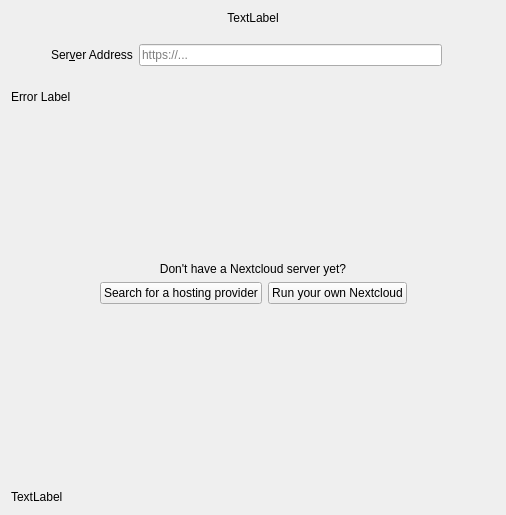
<?xml version="1.0" encoding="UTF-8"?>
<ui version="4.0">
 <class>OwncloudSetupPage</class>
 <widget class="QWidget" name="OwncloudSetupPage">
  <property name="geometry">
   <rect>
    <x>0</x>
    <y>0</y>
    <width>506</width>
    <height>515</height>
   </rect>
  </property>
  <property name="sizePolicy">
   <sizepolicy hsizetype="Preferred" vsizetype="Maximum">
    <horstretch>0</horstretch>
    <verstretch>0</verstretch>
   </sizepolicy>
  </property>
  <property name="windowTitle">
   <string>Form</string>
  </property>
  <layout class="QGridLayout" name="gridLayout">
   <item row="3" column="0">
    <spacer name="verticalSpacer_4">
     <property name="orientation">
      <enum>Qt::Vertical</enum>
     </property>
     <property name="sizeHint" stdset="0">
      <size>
       <width>20</width>
       <height>60</height>
      </size>
     </property>
    </spacer>
   </item>
   <item row="1" column="0">
    <layout class="QHBoxLayout" name="horizontalLayout_2">
     <item>
      <spacer name="horizontalSpacer">
       <property name="orientation">
        <enum>Qt::Horizontal</enum>
       </property>
       <property name="sizeType">
        <enum>QSizePolicy::Minimum</enum>
       </property>
       <property name="sizeHint" stdset="0">
        <size>
         <width>40</width>
         <height>20</height>
        </size>
       </property>
      </spacer>
     </item>
     <item>
      <layout class="QVBoxLayout" name="verticalLayout">
       <item>
        <spacer name="verticalSpacer_2">
         <property name="orientation">
          <enum>Qt::Vertical</enum>
         </property>
         <property name="sizeType">
          <enum>QSizePolicy::Minimum</enum>
         </property>
         <property name="sizeHint" stdset="0">
          <size>
           <width>20</width>
           <height>13</height>
          </size>
         </property>
        </spacer>
       </item>
       <item>
        <layout class="QHBoxLayout" name="horizontalLayout">
         <item>
          <widget class="QLabel" name="label_2">
           <property name="text">
            <string>Ser&amp;ver Address</string>
           </property>
           <property name="buddy">
            <cstring>leUrl</cstring>
           </property>
          </widget>
         </item>
         <item>
          <widget class="OCC::PostfixLineEdit" name="leUrl">
           <property name="sizePolicy">
            <sizepolicy hsizetype="MinimumExpanding" vsizetype="Preferred">
             <horstretch>0</horstretch>
             <verstretch>0</verstretch>
            </sizepolicy>
           </property>
           <property name="placeholderText">
            <string>https://...</string>
           </property>
          </widget>
         </item>
         <item>
          <widget class="QLabel" name="urlLabel">
           <property name="text">
            <string/>
           </property>
          </widget>
         </item>
        </layout>
       </item>
       <item>
        <spacer name="verticalSpacer_3">
         <property name="orientation">
          <enum>Qt::Vertical</enum>
         </property>
         <property name="sizeType">
          <enum>QSizePolicy::Minimum</enum>
         </property>
         <property name="sizeHint" stdset="0">
          <size>
           <width>20</width>
           <height>18</height>
          </size>
         </property>
        </spacer>
       </item>
      </layout>
     </item>
     <item>
      <spacer name="horizontalSpacer_2">
       <property name="orientation">
        <enum>Qt::Horizontal</enum>
       </property>
       <property name="sizeType">
        <enum>QSizePolicy::Minimum</enum>
       </property>
       <property name="sizeHint" stdset="0">
        <size>
         <width>40</width>
         <height>20</height>
        </size>
       </property>
      </spacer>
     </item>
    </layout>
   </item>
   <item row="0" column="0">
    <widget class="QLabel" name="topLabel">
     <property name="sizePolicy">
      <sizepolicy hsizetype="Preferred" vsizetype="Fixed">
       <horstretch>0</horstretch>
       <verstretch>0</verstretch>
      </sizepolicy>
     </property>
     <property name="text">
      <string>TextLabel</string>
     </property>
     <property name="textFormat">
      <enum>Qt::RichText</enum>
     </property>
     <property name="alignment">
      <set>Qt::AlignCenter</set>
     </property>
     <property name="wordWrap">
      <bool>true</bool>
     </property>
    </widget>
   </item>
   <item row="6" column="0">
    <spacer name="verticalSpacer">
     <property name="orientation">
      <enum>Qt::Vertical</enum>
     </property>
     <property name="sizeType">
      <enum>QSizePolicy::MinimumExpanding</enum>
     </property>
     <property name="sizeHint" stdset="0">
      <size>
       <width>20</width>
       <height>180</height>
      </size>
     </property>
    </spacer>
   </item>
   <item row="7" column="0">
    <layout class="QHBoxLayout" name="resultLayout">
     <property name="spacing">
      <number>0</number>
     </property>
    </layout>
   </item>
   <item row="2" column="0">
    <widget class="QLabel" name="errorLabel">
     <property name="sizePolicy">
      <sizepolicy hsizetype="MinimumExpanding" vsizetype="Maximum">
       <horstretch>0</horstretch>
       <verstretch>0</verstretch>
      </sizepolicy>
     </property>
     <property name="text">
      <string>Error Label</string>
     </property>
     <property name="textFormat">
      <enum>Qt::RichText</enum>
     </property>
     <property name="openExternalLinks">
      <bool>true</bool>
     </property>
    </widget>
   </item>
   <item row="5" column="0">
    <layout class="QHBoxLayout" name="horizontalLayout_3">
     <item>
      <spacer name="horizontalSpacer_4">
       <property name="orientation">
        <enum>Qt::Horizontal</enum>
       </property>
       <property name="sizeHint" stdset="0">
        <size>
         <width>40</width>
         <height>20</height>
        </size>
       </property>
      </spacer>
     </item>
     <item>
      <widget class="QPushButton" name="btnProviders">
       <property name="font">
        <font>
         <weight>50</weight>
         <bold>false</bold>
        </font>
       </property>
       <property name="text">
        <string>Search for a hosting provider</string>
       </property>
      </widget>
     </item>
     <item>
      <widget class="QPushButton" name="btnSetup">
       <property name="font">
        <font>
         <weight>50</weight>
         <bold>false</bold>
        </font>
       </property>
       <property name="text">
        <string>Run your own Nextcloud</string>
       </property>
       <property name="checkable">
        <bool>false</bool>
       </property>
       <property name="autoRepeat">
        <bool>false</bool>
       </property>
       <property name="autoDefault">
        <bool>false</bool>
       </property>
       <property name="flat">
        <bool>false</bool>
       </property>
      </widget>
     </item>
     <item>
      <spacer name="horizontalSpacer_5">
       <property name="orientation">
        <enum>Qt::Horizontal</enum>
       </property>
       <property name="sizeHint" stdset="0">
        <size>
         <width>40</width>
         <height>20</height>
        </size>
       </property>
      </spacer>
     </item>
    </layout>
   </item>
   <item row="8" column="0">
    <widget class="QLabel" name="bottomLabel">
     <property name="text">
      <string>TextLabel</string>
     </property>
     <property name="textFormat">
      <enum>Qt::RichText</enum>
     </property>
    </widget>
   </item>
   <item row="4" column="0">
    <widget class="QLabel" name="label">
     <property name="font">
      <font>
       <weight>50</weight>
       <bold>false</bold>
      </font>
     </property>
     <property name="text">
      <string>Don't have a Nextcloud server yet?</string>
     </property>
     <property name="alignment">
      <set>Qt::AlignCenter</set>
     </property>
    </widget>
   </item>
  </layout>
 </widget>
 <customwidgets>
  <customwidget>
   <class>OCC::PostfixLineEdit</class>
   <extends>QLineEdit</extends>
   <header>wizard/postfixlineedit.h</header>
  </customwidget>
 </customwidgets>
 <resources/>
 <connections/>
</ui>
